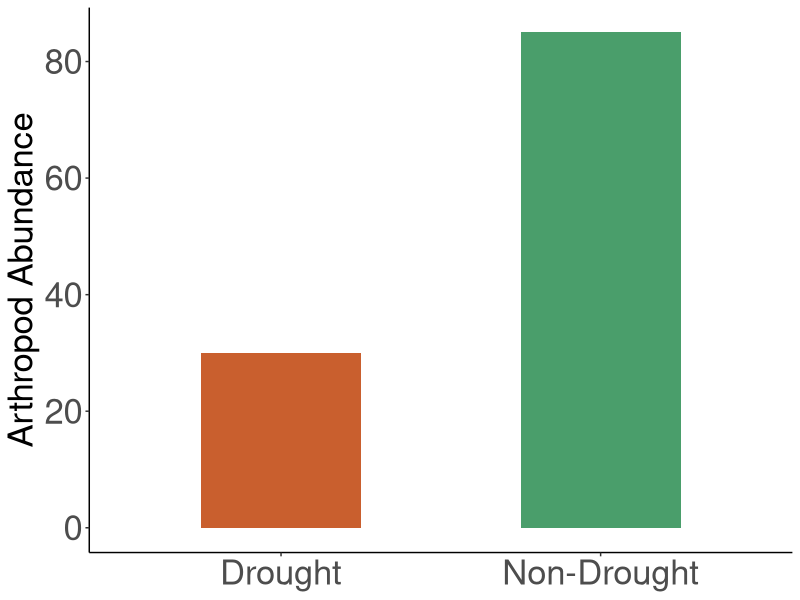
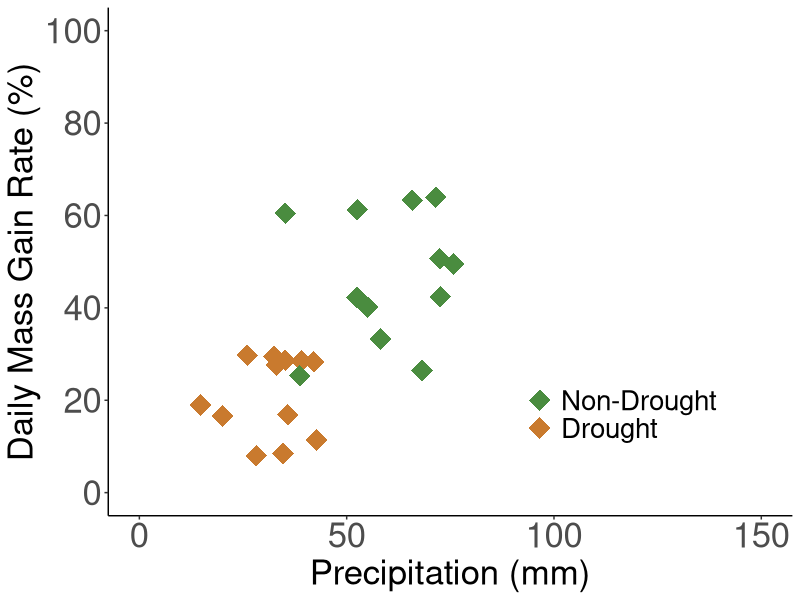
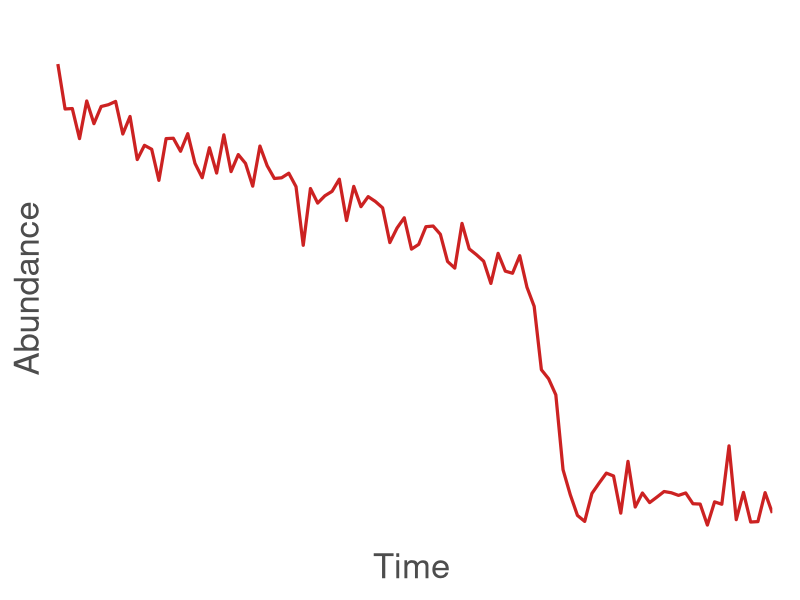
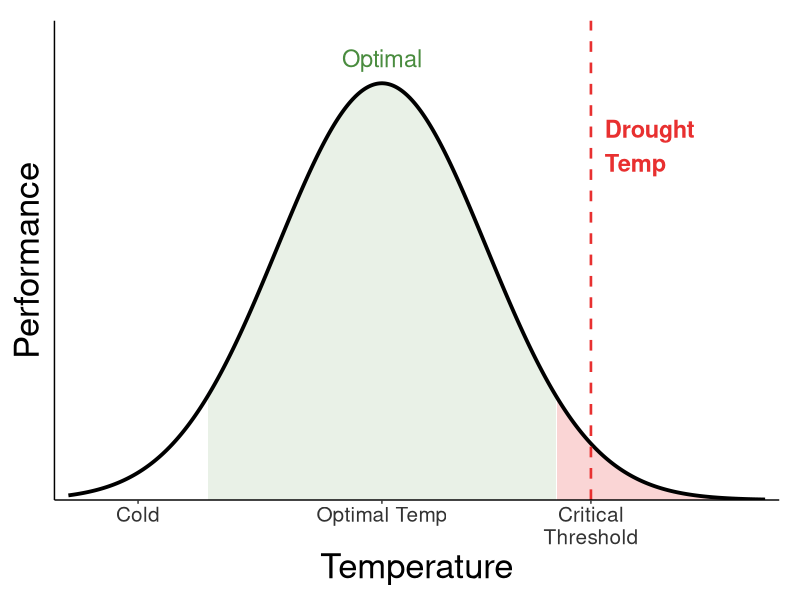

Generate these figures, in order, with R:
#################################
#
#   Figure 1 - Study Area Concept Figures 
#   Ian Becker
#   March 2026
#
################################

# This script is used to generate the concept plots used in the Figure 1 visualization

library(ggplot2)
library(dplyr)

# Set seed for reproducibility

set.seed(42)

# RESOURCE AVAILABILITY ------------------------------------

# Sim data

abundance <- data.frame(
  condition = c("Non-Drought", "Drought"),
  arthropod_abundance = c(85, 30)  # hypothetical values
)

# Plot

ggplot(abundance, aes(x = condition, y = arthropod_abundance, fill = condition)) +
  geom_bar(stat = "identity", width = 0.5) +
  scale_fill_manual(values = c("Non-Drought" = "#4a9e6b", "Drought" = "#c95f2e")) +
  labs(
    x = NULL,
    y = "Arthropod Abundance",
  ) +
  theme_classic() +
  theme(
    legend.position = "none",
    axis.text = element_text(size = 25),
    axis.title = element_text(size = 25)
  )

# STOPOVER QUALITY ------------------------------------

# Low-quality habitat

drought <- data.frame(
  precipitation = runif(12, 10, 45),
  mass_gain_rate = runif(12, 5, 30),
  condition = "Drought"
)

# High-quality habitat

non_drought <- data.frame(
  precipitation = runif(12, 35, 80),
  mass_gain_rate = runif(12, 25, 65),
  condition = "Non-Drought"
)

# Combine 

dat <- rbind(drought, non_drought)
dat$condition <- factor(dat$condition, levels = c("Non-Drought", "Drought"))

# Plot

ggplot(dat, aes(x = precipitation, y = mass_gain_rate, color = condition)) +
  geom_point(size = 7, shape = 18) + 
  scale_color_manual(values = c("Non-Drought" = "#4a8c3f", "Drought" = "#c97a2e")) +
  scale_x_continuous(limits = c(0, 150), breaks = seq(0, 150, 50)) +
  scale_y_continuous(limits = c(0, 100), breaks = seq(0, 100, 20)) +
  labs(
    x = "Precipitation (mm)",
    y = "Daily Mass Gain Rate (%)",
    color = NULL
  ) +
  theme_classic() +
  theme(
    legend.position = c(0.75, 0.2),
    legend.text = element_text(size = 20),
    axis.text = element_text(size = 25),
    axis.title = element_text(size = 25),
  )

# MASS MORTALITY EVENT PLOT ------------------------------------

# Set parameters

n <- 100
time <- 1:n

# Set trend for event

trend <- ifelse(time <= 65,
                100 - 0.6 * time,
                100 - 0.6 * 65 - 6.5 * (time - 65)
)
trend <- pmax(trend, 12)

# Add noise after event 

trend <- trend + rnorm(n, 0, 4)
trend <- pmax(trend, 2)  # nothing below 0

# Create data frame

dat <- data.frame(time = time, abundance = trend)

# Plot

ggplot(dat, aes(x = time, y = abundance)) +
  geom_line(color = "#cc2222", linewidth = 1.1) +
  scale_x_continuous(
    limits = c(0, n),
    expand = c(0, 0),
    breaks = NULL,
    name = "Time"
  ) +
  scale_y_continuous(
    limits = c(0, 115),
    expand = c(0, 0),
    breaks = NULL,
    name = "Abundance"
  ) +
  theme_classic() +
  theme(
    axis.text = element_blank(),
    axis.ticks = element_blank(),
    axis.title.x = element_text(size = 25, hjust = 0.5, color = "gray30"),
    axis.title.y = element_text(size = 25, color = "gray30"),
    plot.margin = margin(20, 20, 10, 10)
  )

# THERMAL TOLERANCE PLOT ------------------------------------

# Create data frame

temp <- seq(0, 100, length.out = 500)
performance <- 100 * exp(-((temp - 45)^2) / (2 * 15^2))

dat <- data.frame(temp = temp, performance = performance)

# Shading regions

dat$region <- case_when(
  dat$temp < 20                        ~ "cold",
  dat$temp >= 20 & dat$temp <= 70      ~ "optimal",
  dat$temp > 70                        ~ "exceeded"
)

drought_line <- 75  # where drought temp sits 

# Plot

ggplot(dat, aes(x = temp, y = performance)) +
  
  # Shaded regions
  
  geom_area(data = subset(dat, region == "exceeded"),
            fill = "#e83030", alpha = 0.2) +
  geom_area(data = subset(dat, region == "optimal"),
            fill = "#4a8c3f", alpha = 0.12) +
  
  # Main curve
  
  geom_line(linewidth = 1.3, color = "black") +
  
  # Drought threshold line
  
  geom_vline(xintercept = drought_line, linetype = "dashed",
             color = "#e83030", linewidth = 0.9) +
  
  # Labels
  
  annotate("text", x = drought_line + 2, y = 85,
           label = "Drought\nTemp", color = "#e83030",
           hjust = 0, size = 6, fontface = "bold") +
  annotate("text", x = 45, y = 106,
           label = "Optimal", color = "#4a8c3f",
           hjust = 0.5, size = 6) +
  scale_x_continuous(
    breaks = c(10, 45, 75),
    labels = c("Cold", "Optimal Temp", "Critical\nThreshold"),
    expand = c(0.02, 0)
  ) +
  scale_y_continuous(limits = c(0, 115), expand = c(0, 0)) +
  labs(x = "Temperature", y = "Performance") +
  theme_classic() +
  theme(
    axis.text.x = element_text(size = 15, color = "gray20"),
    axis.text.y = element_blank(),
    axis.ticks.y = element_blank(),
    axis.title = element_text(size = 25),
    plot.margin = margin(15, 15, 10, 10)
  )
